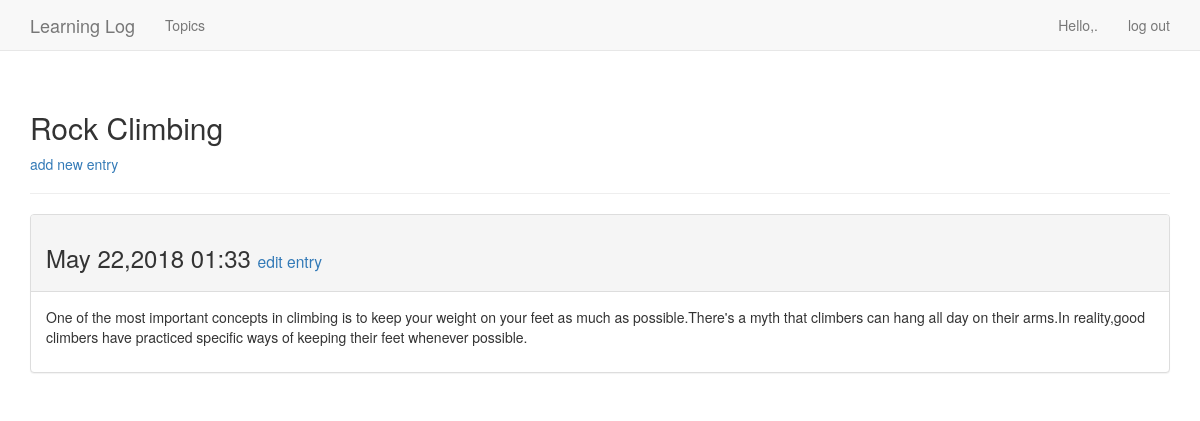
The page /topics/2/ (signed in) on the database its author committed.
### learning_logs/models.py (models this page shows, shortened)
class Topic(models.Model):
    text = models.CharField(max_length=200)  # 预留200
    date_added = models.DateTimeField(auto_now_add=True) # 自动记录当前时间
    owner = models.ForeignKey(User)
    def __str__(self):
        return self.text

class Entry(models.Model):
    topic = models.ForeignKey(Topic,on_delete=models.CASCADE)
    text = models.TextField()
    date_added = models.DateTimeField(auto_now_add=True)
    class Meta:
        verbose_name_plural = 'entries'

### learning_logs/views.py (the view)
# urls.py: url(r'^topics/(?P<topic_id>\d+)/$',views.topic,name='topic'),
@login_required
def topic(request,topic_id):
    topic = Topic.objects.get(id=topic_id) # topic_id 为正则表达式捕获的值
    if topic.owner != request.user:
        raise Http404
    entries = topic.entry_set.order_by('-date_added') # - 表示降序
    context = {'topic':topic,'entries':entries}
    return render(request,'learning_logs/topic.html',context)

### learning_logs/templates/learning_logs/topic.html
{% extends 'learning_logs/base.html' %}
{% block header %}
  <h2>{{ topic }}</h2>
  <p>
    <a href="{% url 'learning_logs:new_entry' topic.id %}">add new entry</a>
  </p>
{% endblock header %}
{% block content %}
  {% for entry in entries %}
    <div class='panel panel-default'>
      <div class="panel-heading">
        <h3>
          {{ entry.date_added|date:'M d,Y H:i' }}
          <small>
            <a href="{% url 'learning_logs:edit_entry' entry.id %}">
                edit entry</a>
          </small>
        </h3>
      </div>
      <div class="panel-body">
        {{ entry.text|linebreaks }}
      </div>
    </div>
  {% empty %}
      There are no entries for this topic yet.
  {% endfor %}
{% endblock content %}

### rows shown on the page
Topic: text "Rock Climbing"
Entry: date_added "May 22,2018 01:33", text "One of the most important concepts in climbing is to keep your weight on your feet as much as possible.There's a myth that climbers can hang all day on their arms.In reality,good climbers have practiced specific ways of keeping their feet whenever possible."
